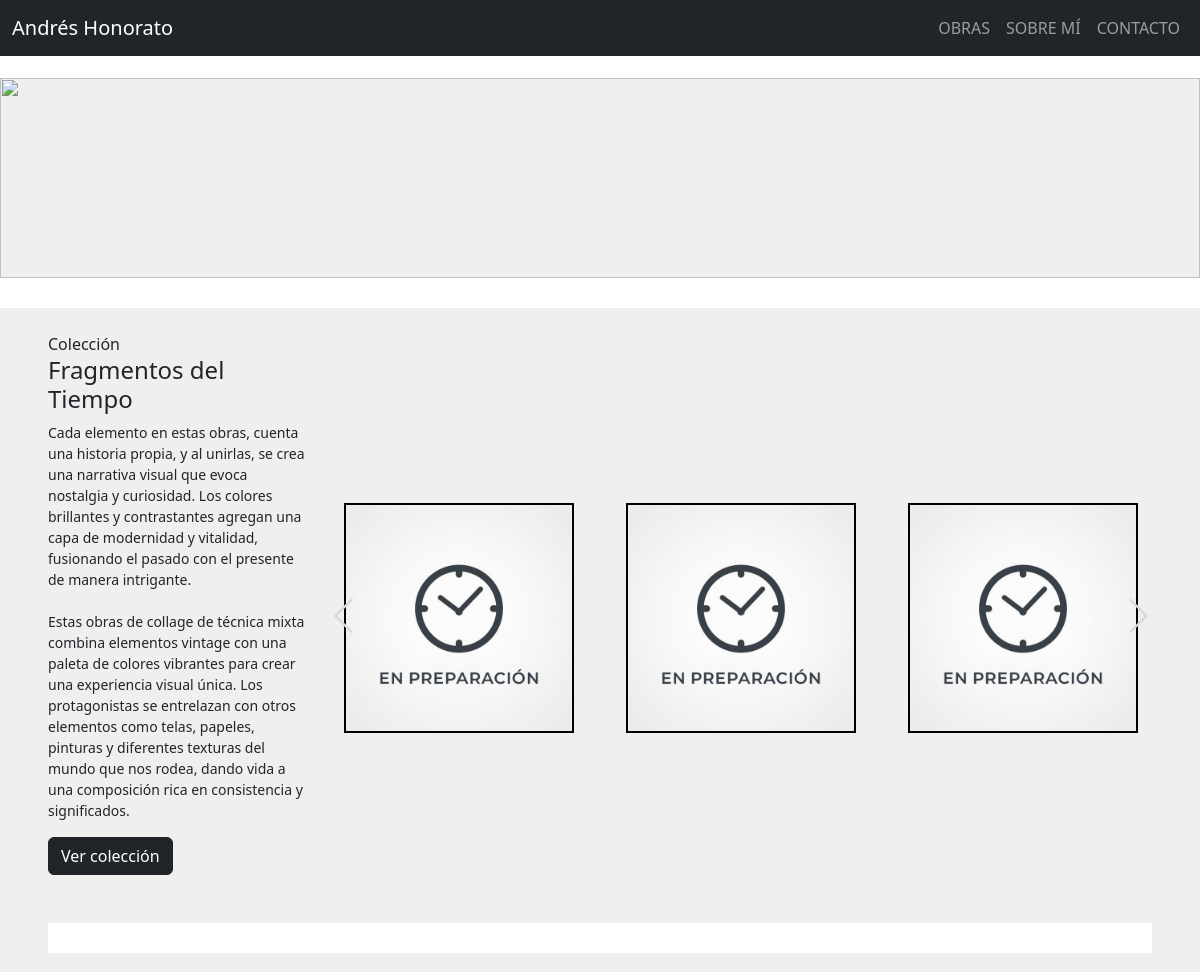
Before: / (upper part) with the older database file.
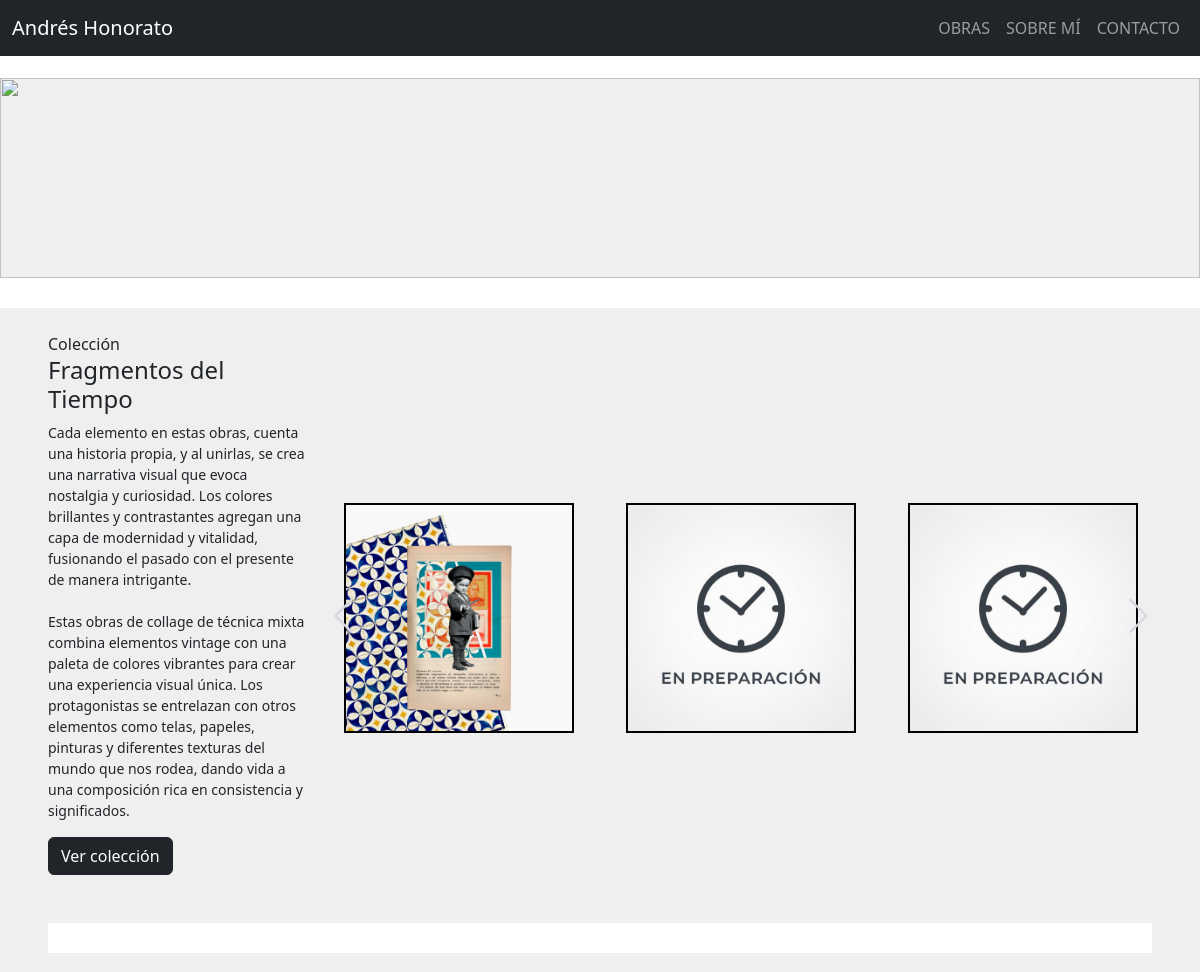
After: the same page with the newer database file.
### home/models.py (models this page shows, shortened)
class Cuadro(models.Model):
    nombre = models.CharField(max_length=200)
    autor = models.CharField(default="Andrés Honorato", max_length=200)
    coleccion = models.ForeignKey(
        Coleccion, on_delete=models.CASCADE, related_name='coleccionX', blank=True, null=True)
    tecnica = models.ForeignKey(
        Tecnica, on_delete=models.CASCADE, related_name='tecnicaX', blank=True, null=True)
    descripcion = models.TextField(blank=True)
    fecha = models.DateField()
    colores = models.CharField(max_length=200, blank=True)
    cantidad_inicial = models.PositiveIntegerField(blank=True, null=True)
    cantidad_vendida = models.PositiveIntegerField(blank=True, null=True)
    marco_sin = models.CharField(max_length=100, blank=True)
    marco_con = models.CharField(max_length=100, blank=True)
    precio_sin = models.PositiveIntegerField(blank=True, null=True)
    precio_con = models.PositiveIntegerField(blank=True, null=True)
    descuento = models.PositiveIntegerField(blank=True, null=True)
    envio1 = models.PositiveIntegerField(blank=True, null=True)
    envio2 = models.PositiveIntegerField(blank=True, null=True)
    orden = models.PositiveIntegerField(blank=True, null=True)
    vendido = models.BooleanField(default=False)
    imagen1 = models.ImageField(default='cuadros/en_preparacion.jpg', upload_to='cuadros', validators=[FileExtensionValidator(
        ['png', 'jpg', 'jpeg'])])
    imagen2 = models.ImageField(upload_to='cuadros', validators=[
                                FileExtensionValidator(['png', 'jpg', 'jpeg'])], blank=True)
    imagen3 = models.ImageField(upload_to='cuadros', validators=[
                                FileExtensionValidator(['png', 'jpg', 'jpeg'])], blank=True)
    imagen4 = models.ImageField(upload_to='cuadros', validators=[
                                FileExtensionValidator(['png', 'jpg', 'jpeg'])], blank=True)
    imagen5 = models.ImageField(upload_to='cuadros', validators=[
                                FileExtensionValidator(['png', 'jpg', 'jpeg'])], blank=True)
    imagen6 = models.ImageField(upload_to='cuadros', validators=[
                                FileExtensionValidator(['png', 'jpg', 'jpeg'])], blank=True)
    imagen7 = models.ImageField(upload_to='cuadros', validators=[
                                FileExtensionValidator(['png', 'jpg', 'jpeg'])], blank=True)
    imagen8 = models.ImageField(upload_to='cuadros', validators=[
                                FileExtensionValidator(['png', 'jpg', 'jpeg'])], blank=True)
    imagen9 = models.ImageField(upload_to='cuadros', validators=[
                                FileExtensionValidator(['png', 'jpg', 'jpeg'])], blank=True)
    creado = models.DateTimeField(auto_now_add=True)
    actulizado = models.DateTimeField(auto_now=True)

### home/views.py (the view)
# urls.py: path('', home_view, name='home-view'),
def home_view(request):
    colecciones = Coleccion.objects.prefetch_related(
        'coleccionX').order_by('orden').all()
    tecnicas = Tecnica.objects.prefetch_related('tecnicaX').all()
    cuadros = Cuadro.objects.all()
    lista_cuadros = []
    for x in cuadros:
        lista_cuadros.append(x)
    lista_cuadros.reverse()
    context = {
        'colecciones': colecciones,
        'tecnicas': tecnicas,
        'lista_cuadros': lista_cuadros,
    }
    return render(request, 'home/obras.html', context)

### home/templates/home/obras.html (shortened to what this page needs)
{% extends 'base.html' %}
{% load static %}
{% block content %}
<nav class="navbar navbar-expand-lg bg-body py-0">
  <div class="container-fluid">
    <a class="navbar-brand mx-auto spacer-new"></a>
  </div>
</nav>
<img src="{% static 'ejemplos/estudio88.png' %}" class="banner1-new">
<nav class="navbar navbar-expand-lg bg-body py-0">
  <div class="container-fluid">
    <a class="navbar-brand mx-auto spacer-new"></a>
  </div>
</nav>
<div class="posicionar-new px-5" id="coleccion-new" style="visibility:hidden;">
  {% for coleccion in colecciones %}
  <br>
  <div class="row">
    <div class="col-md-3 d-flex flex-column justify-content-center">
      <div>
        <span>Colección</span>
        <h4>{{ coleccion.nombre }}</h4>
        <p style="font-size: 14px !important;">{{ coleccion.descripcion|linebreaksbr }}</p>
        <a href="{% url 'home:coleccion-view' %}?coleccion={{ coleccion.nombre }}" class="btn btn-dark mb-4">Ver
          colección</a>
      </div>
    </div>
    <div class="col-md-9 d-flex align-items-center">
      <div class="position-relative slider-containerSW">
        <div class="slider-content-new swiper slider" id="slider-new">
          <div class="cardSW-wrapper swiper-wrapper">
            {% for cuadro in coleccion.coleccionX.all|dictsort:"orden" %}
            <div class="cardSW swiper-slide">
              <div class="image-content">
                <div class="cardSW-image-obras">
                  <a href="{% url 'home:cuadro-view' cuadro.id %}">
                    <img src="{{ cuadro.imagen1.url }}" />
                  </a>
                </div>
              </div>
            </div>
            {% endfor %}
          </div>
          <div class="swiper-button-next swiper-navBtn-new"></div>
          <div class="swiper-button-prev swiper-navBtn-new"></div>
        </div>
      </div>
    </div>
  </div>
  <br>
  <nav class="navbar navbar-expand-lg bg-body py-0">
    <div class="container-fluid position-relative p-0">
      <div class="spacer-new"></div>
    </div>
  </nav>
  {% endfor %}
</div>
<br>
{% endblock content %}

Changed rows visible on the page:
changed Cuadro (number 1 of 3 on the later page): imagen1: a different picture
